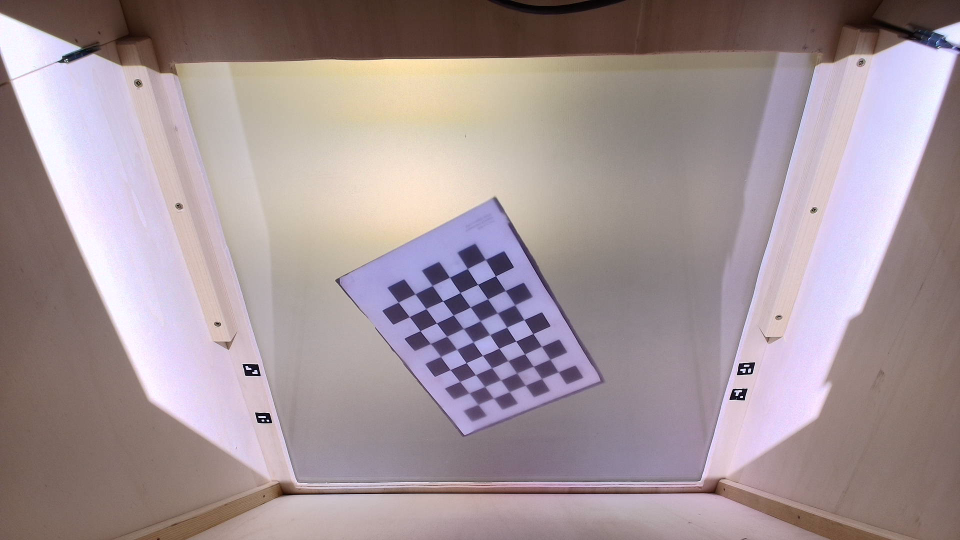
#> input picture NappingAnalysisGUI/src/core/calibration/projector_calibration_data/pose_02/camera_captures/white.png, 1920 x 1080 px, found by its file name (shown at 1/2 size)
$ python checkPose.py
#> lines starting #> are read from the running program, lines starting #| are printed output that depends on the picture; after the words box and inside, x2 and y2 are one past the last pixel; in counts of white or black regions, pixels touching at a corner belong together
# -*- coding: utf-8 -*-
import cv2
from pathlib import Path

ROOT = Path("projector_calibration_data")
PATTERN_SIZE = (9, 6)

valid_poses = []
invalid_poses = []

for pose_dir in sorted(ROOT.glob("pose_*")):
    img_path = pose_dir / "camera_captures" / "white.png"
    img = cv2.imread(str(img_path))
#> img is the input picture: shape (1080, 1920, 3); mean B, G, R 151.4, 147.7, 163.2
    if img is None:
        print(f"{pose_dir.name} : white.png introuvable")
        invalid_poses.append(pose_dir.name)
        continue

    gray = cv2.cvtColor(img, cv2.COLOR_BGR2GRAY)
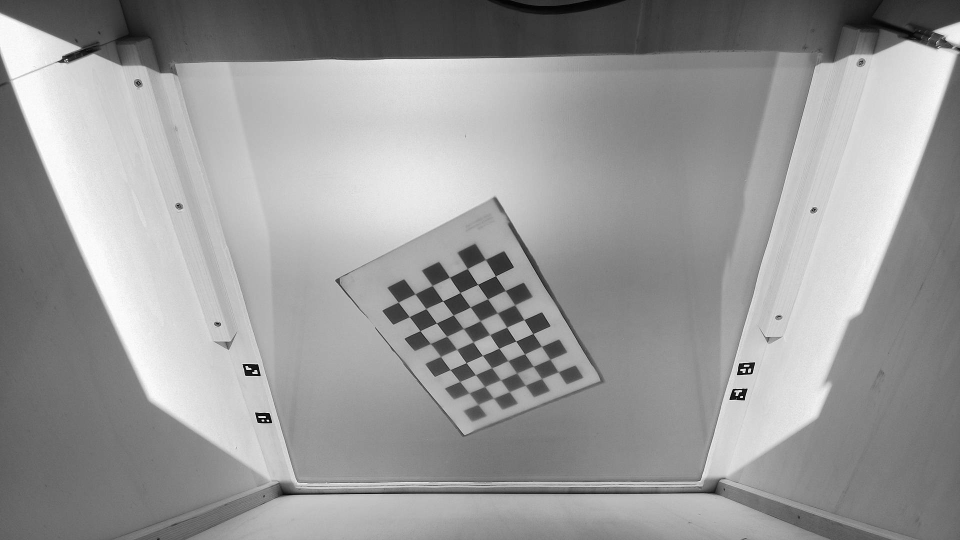
#> gray: shape (1080, 1920) (shown at 1/2 size); min 0, max 254, mean 152.8
    gray = cv2.equalizeHist(gray)
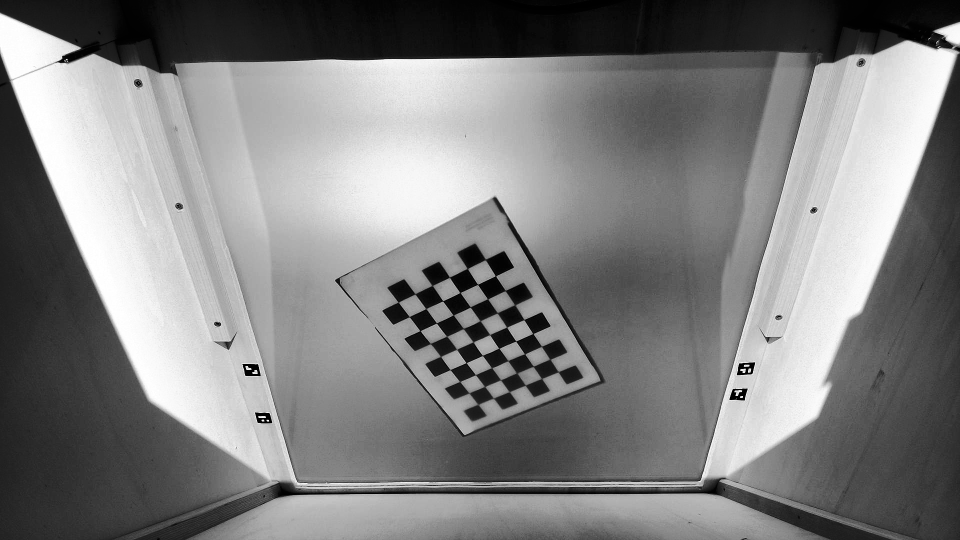
#> gray: shape (1080, 1920) (shown at 1/2 size); min 0, max 255, mean 128.2

    found, corners = cv2.findChessboardCornersSB(gray, PATTERN_SIZE, None)
#> found = True; corners = 54 rows, first 8: [971.3, 519.4], [991.2, 551.8], [1010.6, 581.3], [1029.7, 609.9], [1048.4, 639.3], [1066.1, 667.2], [1083.1, 692.8], [1100.2, 718.6]

    if found:
        valid_poses.append(pose_dir.name)
        vis = img.copy()
        cv2.drawChessboardCorners(vis, PATTERN_SIZE, corners, found)
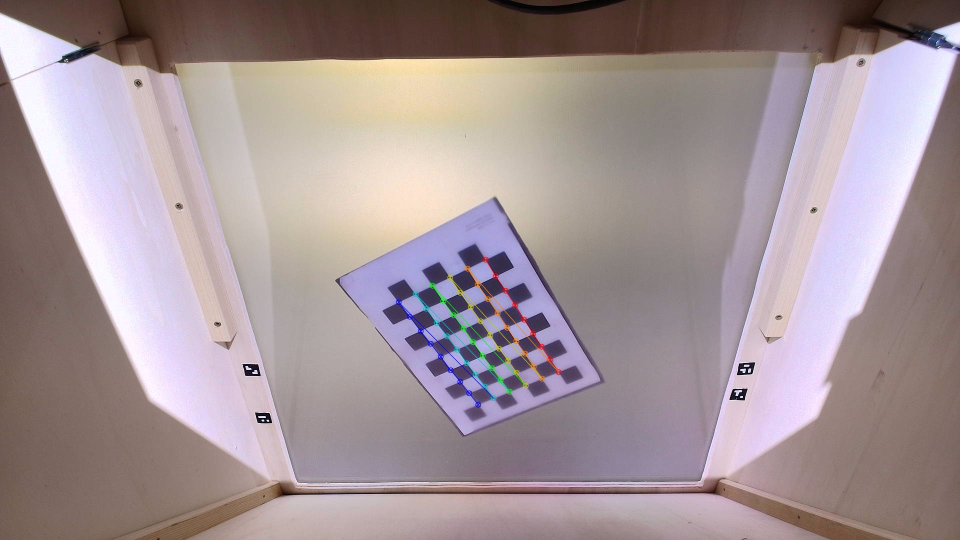
#> vis: shape (1080, 1920, 3) (shown at 1/2 size); 0.55% of pixels changed, all inside (x1, y1, x2, y2) = (791, 513, 1124, 816)
        preview = cv2.resize(vis, (1280, 720), interpolation=cv2.INTER_AREA)
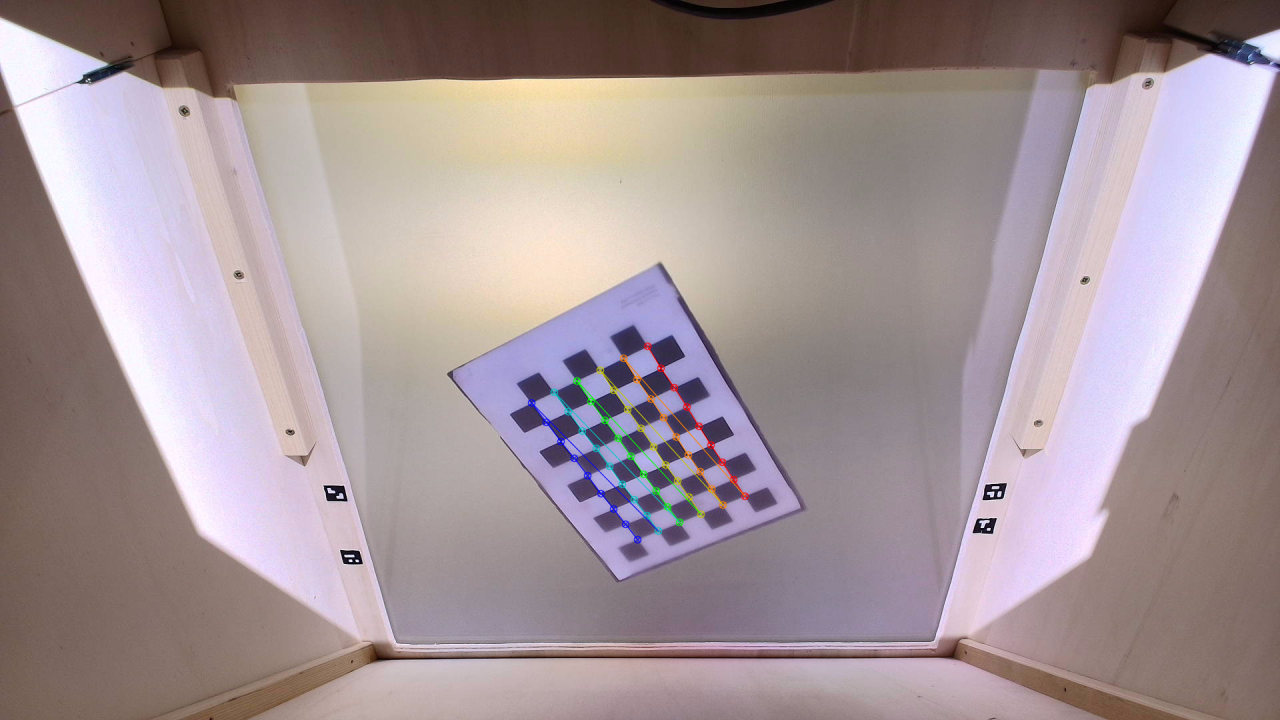
#> preview: shape (720, 1280, 3); mean B, G, R 151.2, 147.8, 163.2
        cv2.imshow("valid_pose", preview)
        cv2.waitKey(300)
        print(f"{pose_dir.name} : OK")
    else:
        invalid_poses.append(pose_dir.name)
        print(f"{pose_dir.name} : ECHEC")

cv2.destroyAllWindows()

print("\n=== BILAN ===")
print("Poses valides :", valid_poses)
print("Poses invalides :", invalid_poses)
print("Nb valides :", len(valid_poses))
